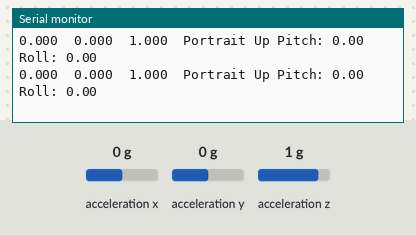
Simulated run of this sketch. Board: Arduino Uno, built with avr-gcc and run on an emulated ATmega328P. Parts: the last lines printed to the serial monitor. Wiring (inferred from the names in the program): MMA8452 accelerometer at I2C address 0x1D. The test bench sets the inputs (shaded band); at power-on: acceleration x 0 g, acceleration y 0 g, acceleration z 1 g.

Above: at 1.2 s.
1.3 s: acceleration x set to -1.4 g
At 1.43 s:
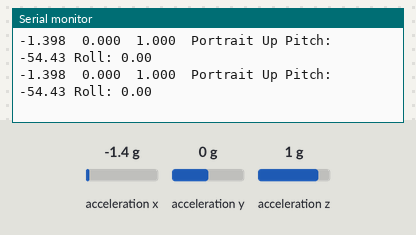
4.3 s: acceleration y set to -1.4 g
At 4.34 s:
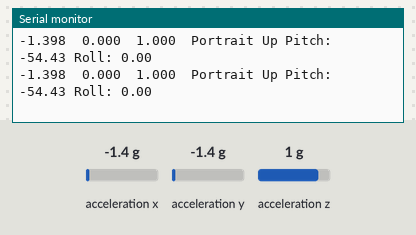
7.3 s: acceleration z set to -1.4 g
At 7.34 s:
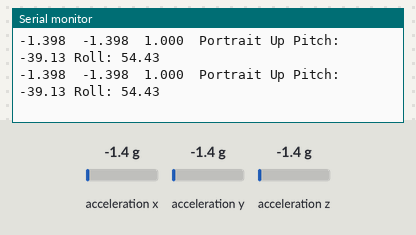
10.3 s: acceleration x set to 0 g
At 10.32 s:
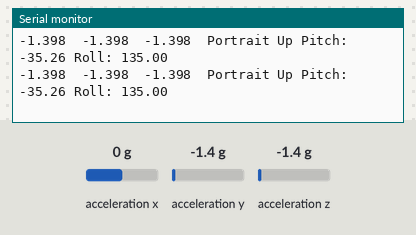
13.3 s: acceleration z set to 0 g
At 13.34 s:
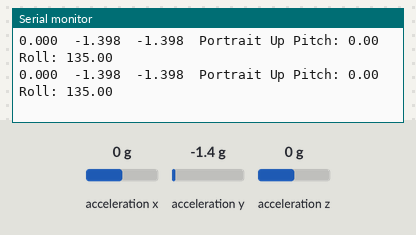
16.3 s: acceleration y set to 0 g
At 16.32 s:
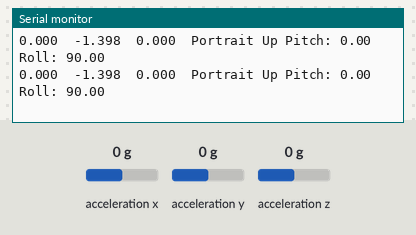
Timing chart, 0 to 19.3 s (numbered marks = the images above; inputs shaded):
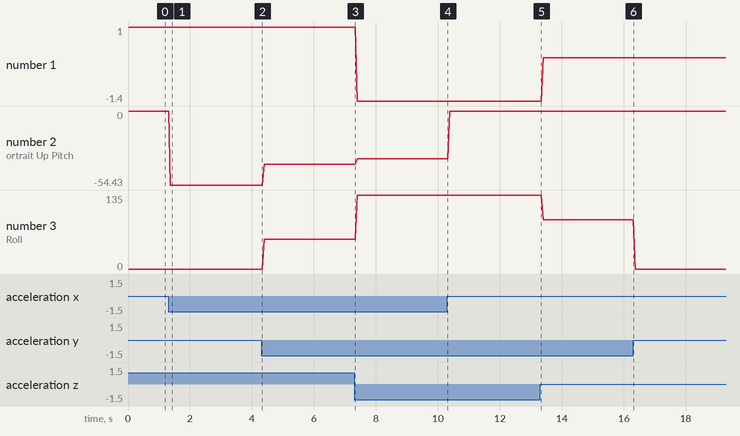

The sketch:

MMA8452_accel.ino
```cpp
#include <SFE_MMA8452Q.h>

/******************************************************************************
MMA8452Q_Basic.ino
SFE_MMA8452Q Library Basic Example Sketch
Jim Lindblom @ SparkFun Electronics
Original Creation Date: June 3, 2014
https://github.com/sparkfun/MMA8452_Accelerometer

This sketch uses the SFE_MMA8452Q library to initialize the
accelerometer, and stream values from it.

Hardware hookup:
  Arduino --------------- MMA8452Q Breakout
    3.3V  ---------------     3.3V
    GND   ---------------     GND
  SDA (A4) --\/330 Ohm\/--    SDA
  SCL (A5) --\/330 Ohm\/--    SCL

The MMA8452Q is a 3.3V max sensor, so you'll need to do some
level-shifting between the Arduino and the breakout. Series
resistors on the SDA and SCL lines should do the trick.

Development environment specifics:
  IDE: Arduino 1.0.5
  Hardware Platform: Arduino Uno

This code is beerware; if you see me (or any other SparkFun employee) at the
local, and you've found our code helpful, please buy us a round!

Distributed as-is; no warranty is given.
******************************************************************************/
#include <Wire.h> // Must include Wire library for I2C
#include <SFE_MMA8452Q.h> // Includes the SFE_MMA8452Q library

// Begin using the library by creating an instance of the MMA8452Q
//  class. We'll call it "accel". That's what we'll reference from
//  here on out.
MMA8452Q accel;

const float alpha = 0.5; //smoothing factor used in the low-pass filter

// The setup function simply starts serial and initializes the
//  accelerometer.
void setup()
{
  Serial.begin(9600);
  Serial.println("MMA8452Q Test Code!");
  accel.init(SCALE_8G, ODR_6);

  // Choose your adventure! There are a few options when it comes
  // to initializing the MMA8452Q:
  //  1. Default init. This will set the accelerometer up
  //     with a full-scale range of +/-2g, and an output data rate
  //     of 800 Hz (fastest).
  //accel.init();
  //  2. Initialize with FULL-SCALE setting. You can set the scale
  //     using either SCALE_2G, SCALE_4G, or SCALE_8G as the value.
  //     That'll set the scale to +/-2g, 4g, or 8g respectively.
  //accel.init(SCALE_4G); // Uncomment this out if you'd like
  //  3. Initialize with FULL-SCALE and DATA RATE setting. If you
  //     want control over how fast your accelerometer produces
  //     data use one of the following options in the second param:
  //     ODR_800, ODR_400, ODR_200, ODR_100, ODR_50, ODR_12,
  //     ODR_6, or ODR_1.
  //     Sets to 800, 400, 200, 100, 50, 12.5, 6.25, or 1.56 Hz.
  //accel.init(SCALE_8G, ODR_6);
}

// The loop function will simply check for new data from the
//  accelerometer and print it out if it's available.
void loop()
{
  // Use the accel.available() function to wait for new data
  //  from the accelerometer.
  if (accel.available())
  {
    // First, use accel.read() to read the new variables:
    accel.read();

    // accel.read() will update two sets of variables.
    // * int's x, y, and z will store the signed 12-bit values
    //   read out of the accelerometer.
    // * floats cx, cy, and cz will store the calculated
    //   acceleration from those 12-bit values. These variables
    //   are in units of g's.
    // Check the two function declarations below for an example
    // of how to use these variables.
    printCalculatedAccels();
    //printAccels(); // Uncomment to print digital readings

    // The library also supports the portrait/landscape detection
    //  of the MMA8452Q. Check out this function declaration for
    //  an example of how to use that.
    printOrientation();
    calculatePitch();
    calculateRoll();

    Serial.println(); // Print new line every time.
  }
}

// The function demonstrates how to use the accel.x, accel.y and
//  accel.z variables.
// Before using these variables you must call the accel.read()
//  function!
void printAccels()
{
  Serial.print(accel.x, 3);
  Serial.print("\t");
  Serial.print(accel.y, 3);
  Serial.print("\t");
  Serial.print(accel.z, 3);
  Serial.print("\t");
}

// This function demonstrates how to use the accel.cx, accel.cy,
//  and accel.cz variables.
// Before using these variables you must call the accel.read()
//  function!
void printCalculatedAccels()
{
  Serial.print(accel.cx, 3);
  Serial.print("\t");
  Serial.print(accel.cy, 3);
  Serial.print("\t");
  Serial.print(accel.cz, 3);
  Serial.print("\t");
}

//Function to calculate pitch
void calculatePitch(){
  double pitch = 0;
  //fXg, fYg, fZg are filtered acceleration values
  double fXg = 0;
  double fYg = 0;
  double fZg = 0;

  //low-pass filter
  fXg = (accel.cx)*alpha + (fXg*(1.0-alpha));
  fYg = (accel.cy)*alpha + (fYg*(1.0-alpha));
  fZg = (accel.cz)*alpha + (fZg*(1.0-alpha));

  //calculate pitch
  pitch = (atan2(fXg,sqrt(fYg*fYg + fZg*fZg))*180.0)/M_PI;
  Serial.print(" Pitch: ");
  Serial.print(pitch);
}

//Function to calculate roll
void calculateRoll(){
  double roll = 0;
  //fXg, fYg, fZg are filtered acceleration values
  double fXg = 0;
  double fYg = 0;
  double fZg = 0;

  //low-pass filter
  fXg = (accel.cx)*alpha + (fXg*(1.0-alpha));
  fYg = (accel.cy)*alpha + (fYg*(1.0-alpha));
  fZg = (accel.cz)*alpha + (fZg*(1.0-alpha));

  //calculate roll
  roll = (atan2(-fYg, fZg)*180.0)/M_PI;
  Serial.print(" Roll: ");
  Serial.print(roll);
}

// This function demonstrates how to use the accel.readPL()
// function, which reads the portrait/landscape status of the
// sensor.
void printOrientation()
{
  // accel.readPL() will return a byte containing information
  // about the orientation of the sensor. It will be either
  // PORTRAIT_U, PORTRAIT_D, LANDSCAPE_R, LANDSCAPE_L, or
  // LOCKOUT.
  byte pl = accel.readPL();
  switch (pl)
  {
  case PORTRAIT_U:
    Serial.print("Portrait Up");
    break;
  case PORTRAIT_D:
    Serial.print("Portrait Down");
    break;
  case LANDSCAPE_R:
    Serial.print("Landscape Right");
    break;
  case LANDSCAPE_L:
    Serial.print("Landscape Left");
    break;
  case LOCKOUT:
    Serial.print("Flat");
    break;
  }
}
```

SFE_MMA8452Q.h
```cpp
// (licence header left out)
#ifndef SFE_MMA8452Q_h
#define SFE_MMA8452Q_h

#include <Arduino.h>

///////////////////////////////////
// MMA8452Q Register Definitions //
///////////////////////////////////
enum MMA8452Q_Register {
	STATUS = 0x00,
	OUT_X_MSB = 0x01,
	OUT_X_LSB = 0x02,
	OUT_Y_MSB = 0x03,
	OUT_Y_LSB = 0x04,
	OUT_Z_MSB = 0x05,
	OUT_Z_LSB = 0x06,
	SYSMOD = 0x0B,
	INT_SOURCE = 0x0C,
	WHO_AM_I = 0x0D,
	XYZ_DATA_CFG = 0x0E,
	HP_FILTER_CUTOFF = 0x0F,
	PL_STATUS = 0x10,
	PL_CFG = 0x11,
	PL_COUNT = 0x12,
	PL_BF_ZCOMP = 0x13,
	P_L_THS_REG = 0x14,
	FF_MT_CFG = 0x15,
	FF_MT_SRC = 0x16,
	FF_MT_THS = 0x17,
	FF_MT_COUNT = 0x18,
	TRANSIENT_CFG = 0x1D,
	TRANSIENT_SRC = 0x1E,
	TRANSIENT_THS = 0x1F,
	TRANSIENT_COUNT = 0x20,
	PULSE_CFG = 0x21,
	PULSE_SRC = 0x22,
	PULSE_THSX = 0x23,
	PULSE_THSY = 0x24,
	PULSE_THSZ = 0x25,
	PULSE_TMLT = 0x26,
	PULSE_LTCY = 0x27,
	PULSE_WIND = 0x28,
	ASLP_COUNT = 0x29,
	CTRL_REG1 = 0x2A,
	CTRL_REG2 = 0x2B,
	CTRL_REG3 = 0x2C,
	CTRL_REG4 = 0x2D,
	CTRL_REG5 = 0x2E,
	OFF_X = 0x2F,
	OFF_Y = 0x30,
	OFF_Z = 0x31
};

////////////////////////////////
// MMA8452Q Misc Declarations //
////////////////////////////////
enum MMA8452Q_Scale {SCALE_2G = 2, SCALE_4G = 4, SCALE_8G = 8}; // Possible full-scale settings
enum MMA8452Q_ODR {ODR_800, ODR_400, ODR_200, ODR_100, ODR_50, ODR_12, ODR_6, ODR_1}; // possible data rates
// Possible portrait/landscape settings
#define PORTRAIT_U 0
#define PORTRAIT_D 1
#define LANDSCAPE_R 2
#define LANDSCAPE_L 3
#define LOCKOUT 0x40

////////////////////////////////
// MMA8452Q Class Declaration //
////////////////////////////////
class MMA8452Q
{
public:
    MMA8452Q(byte addr = 0x1D); // Constructor

	byte init(MMA8452Q_Scale fsr = SCALE_2G, MMA8452Q_ODR odr = ODR_800);
    void read();
	byte available();
	byte readTap();
	byte readPL();

    int x, y, z;
	float cx, cy, cz;
private:
	byte address;
	MMA8452Q_Scale scale;

	void standby();
	void active();
	void setupPL();
	void setupTap(byte xThs, byte yThs, byte zThs);
	void setScale(MMA8452Q_Scale fsr);
	void setODR(MMA8452Q_ODR odr);
	void writeRegister(MMA8452Q_Register reg, byte data);
    void writeRegisters(MMA8452Q_Register reg, byte *buffer, byte len);
	byte readRegister(MMA8452Q_Register reg);
    void readRegisters(MMA8452Q_Register reg, byte *buffer, byte len);
};

#endif
```

Measured:
- after the input at 1.3 s, the serial monitor: prints a new line after 0.07 s (image 1)
- plotted number 2: 0 → -54.43 after the input at 1.3 s, -54.43 → -39.13 after the input at 4.3 s, -39.13 → -35.26 after the input at 7.3 s, -35.26 → 0 after the input at 10.3 s
- plotted number 3: 0 → 54.43 after the input at 4.3 s, 54.43 → 135 after the input at 7.3 s, 135 → 90 after the input at 13.3 s
